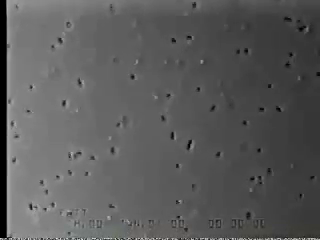
#> input picture frame 23 of TestScriptOpenCV/La cellule en mouvement.avi, 320 x 240 px
$ python test2postdoc.py
#> lines starting #> are read from the running program, lines starting #| are printed output that depends on the picture; after the words box and inside, x2 and y2 are one past the last pixel; in counts of white or black regions, pixels touching at a corner belong together
import numpy as np
import cv2
import matplotlib.pyplot as plt
import matplotlib as mpl
import imutils
from scipy.cluster import hierarchy
from scipy.ndimage import label
from random import randint
import sys

cap=cv2.VideoCapture('La cellule en mouvement.avi')

while(True):
    ret,frame=cap.read()
#> frame is the input picture: shape (240, 320, 3); mean B, G, R 90.4, 90.5, 90.5
    frame = imutils.resize(frame, width=600)
#> frame: shape (450, 600, 3)

##### 1-Estimation local background on channel CFP (the first)
##### 2-Lissage channel1 (step3)

## Gaussian filter+otsu's threshold
    img_gray=cv2.cvtColor(frame,cv2.COLOR_BGR2GRAY)
    blur=cv2.GaussianBlur(img_gray,(0,0),5)
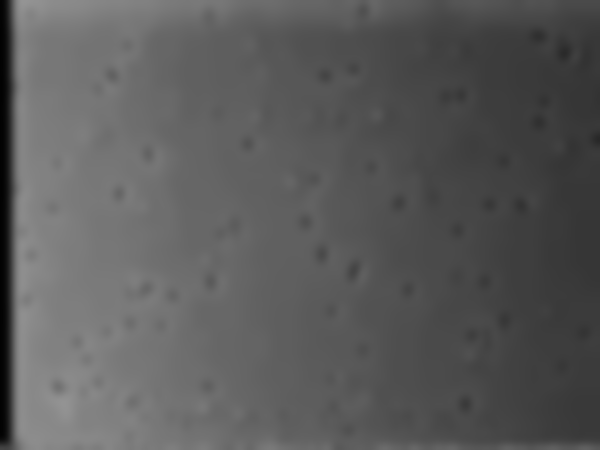
#> blur: shape (450, 600); min 2, max 148, mean 90.5
    ret3,th2=cv2.threshold(blur,0,255,cv2.THRESH_BINARY+cv2.THRESH_OTSU) #avec le otsu, permet une precision sur cell
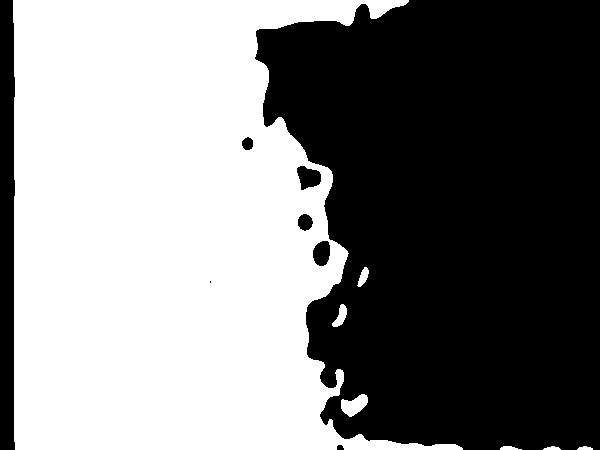
#> th2: shape (450, 600); 50.1% white; 8 black regions (1 under 20 px), largest, box (x1, y1, x2, y2) and area: (255, 0, 600, 450) 127259, (0, 0, 15, 450) 6321, (297, 166, 321, 190) 401
#> ret3 = 90

    th3=cv2.adaptiveThreshold(blur,255,cv2.ADAPTIVE_THRESH_GAUSSIAN_C,cv2.THRESH_BINARY,11,2)
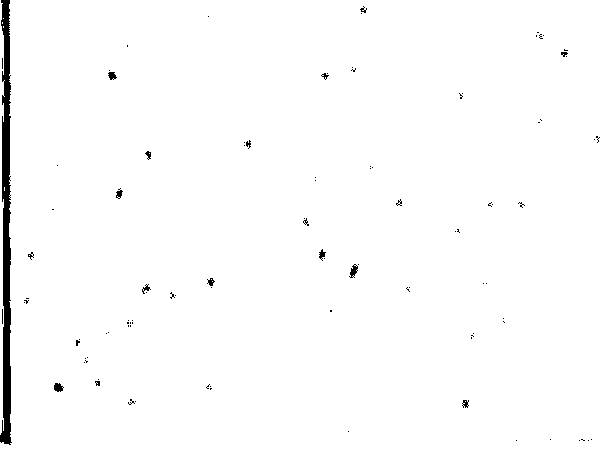
#> th3: shape (450, 600); 98.5% white; 101 black regions (86 under 20 px), largest, box (x1, y1, x2, y2) and area: (0, 0, 12, 445) 3240, (349, 264, 358, 278) 66, (54, 383, 64, 392) 64
    cv2.imshow('Gaussian filter+otsu''s threshold',th2)
    cv2.imshow('Gaussian filter+adaptative threshold',th3)

##### 3-Inversion et watershed channel1 (step 4 and 5)
#> (the run stopped early here; a loop or call above may not have finished)

$ run again, starting later in the video
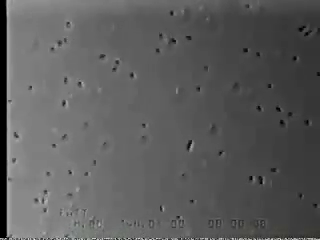
#> input picture frame 107 of TestScriptOpenCV/La cellule en mouvement.avi, 320 x 240 px
#> frame is the input picture: shape (240, 320, 3); mean B, G, R 92, 92.1, 92
#> frame: shape (450, 600, 3)
#> `ret3,th2=cv2.threshold(blur,0,255,cv2.THRESH_BINARY+cv2.THRESH_OTSU)`:
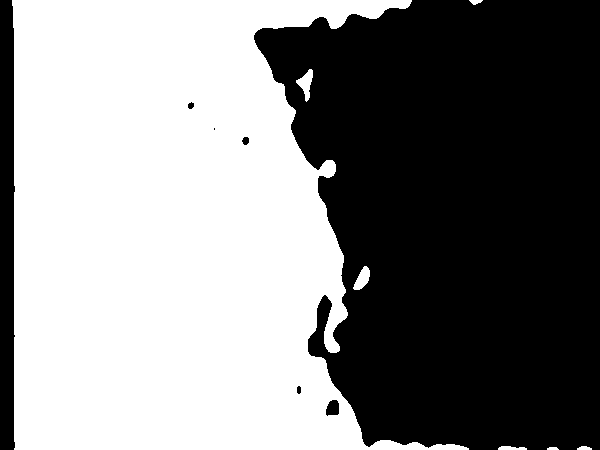
#> th2: shape (450, 600); 51.7% white; 7 black regions (1 under 20 px), largest, box (x1, y1, x2, y2) and area: (254, 0, 600, 450) 123823, (0, 0, 15, 450) 6280, (326, 400, 339, 416) 168, (242, 137, 249, 145) 44, (188, 102, 194, 109) 32, (297, 386, 301, 394) 28
#> ret3 = 91
#> `th3=cv2.adaptiveThreshold(blur,255,cv2.ADAPTIVE_THRESH_GAUSSIAN_C,cv2...`:
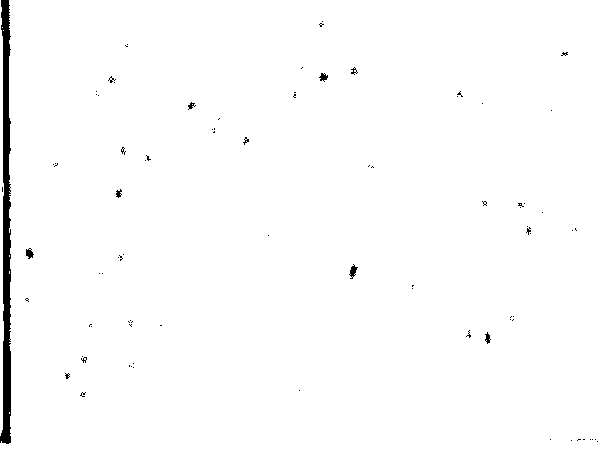
#> th3: shape (450, 600); 98.6% white; 87 black regions (78 under 20 px), largest, box (x1, y1, x2, y2) and area: (0, 0, 11, 444) 3147, (349, 264, 358, 279) 63, (26, 248, 34, 259) 55

$ run again, starting later in the video
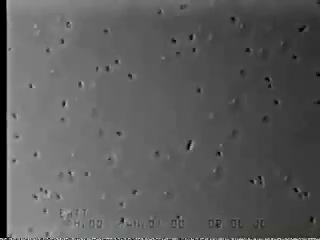
#> input picture frame 191 of TestScriptOpenCV/La cellule en mouvement.avi, 320 x 240 px
#> frame is the input picture: shape (240, 320, 3); mean B, G, R 91.5, 91.5, 91.5
#> frame: shape (450, 600, 3)
#> `ret3,th2=cv2.threshold(blur,0,255,cv2.THRESH_BINARY+cv2.THRESH_OTSU)`:
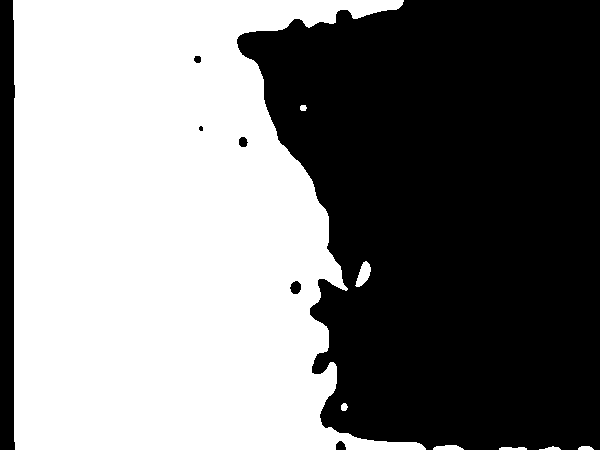
#> th2: shape (450, 600); 49.7% white; 8 white regions, largest, box (x1, y1, x2, y2) and area: (13, 0, 426, 450) 133552, (355, 261, 371, 287) 235, (433, 445, 464, 450) 123
#> ret3 = 91
#> `th3=cv2.adaptiveThreshold(blur,255,cv2.ADAPTIVE_THRESH_GAUSSIAN_C,cv2...`:
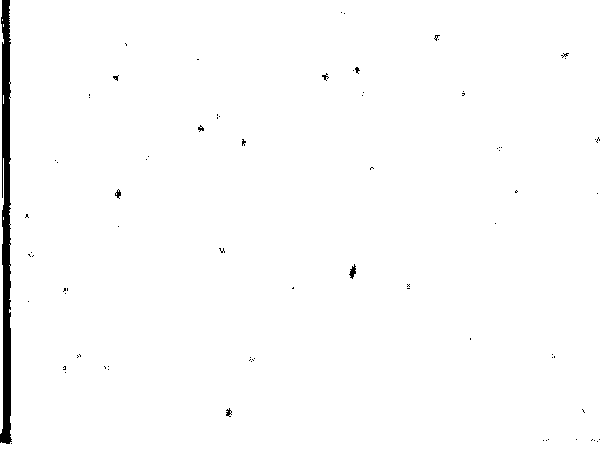
#> th3: shape (450, 600); 98.6% white; 80 black regions (74 under 20 px), largest, box (x1, y1, x2, y2) and area: (0, 0, 12, 444) 3415, (349, 264, 356, 279) 56, (115, 189, 121, 199) 31, (226, 408, 232, 417) 30, (322, 73, 329, 81) 22, (198, 125, 204, 132) 22
